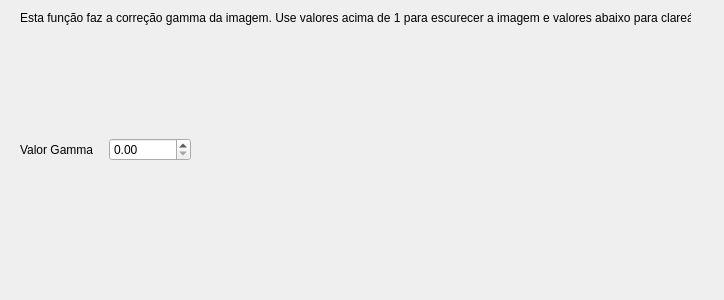
<?xml version="1.0" encoding="UTF-8"?>
<ui version="4.0">
 <class>gammaForm</class>
 <widget class="QWidget" name="gammaForm">
  <property name="geometry">
   <rect>
    <x>0</x>
    <y>0</y>
    <width>724</width>
    <height>300</height>
   </rect>
  </property>
  <property name="windowTitle">
   <string>Form</string>
  </property>
  <widget class="QWidget" name="horizontalLayoutWidget">
   <property name="geometry">
    <rect>
     <x>20</x>
     <y>110</y>
     <width>171</width>
     <height>80</height>
    </rect>
   </property>
   <layout class="QHBoxLayout" name="horizontalLayout">
    <item>
     <widget class="QLabel" name="label">
      <property name="text">
       <string>Valor Gamma</string>
      </property>
     </widget>
    </item>
    <item>
     <widget class="QDoubleSpinBox" name="inputgammaFormGamma">
      <property name="maximum">
       <double>100.000000000000000</double>
      </property>
      <property name="singleStep">
       <double>0.100000000000000</double>
      </property>
     </widget>
    </item>
   </layout>
  </widget>
  <widget class="QLabel" name="label_2">
   <property name="geometry">
    <rect>
     <x>20</x>
     <y>10</y>
     <width>671</width>
     <height>16</height>
    </rect>
   </property>
   <property name="text">
    <string>Esta função faz a correção gamma da imagem. Use valores acima de 1 para escurecer a imagem e valores abaixo para clareá-la.</string>
   </property>
  </widget>
 </widget>
 <resources/>
 <connections/>
</ui>
